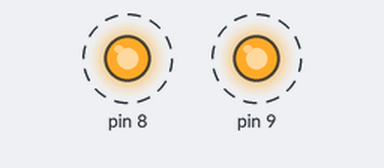
Recording of a sketch running on a simulated Arduino Uno, built with avr-gcc and run on an emulated ATmega328P. Shown: output pins drawn as LEDs (lit = HIGH). Dashed ring = blinking. What the sketch prints to the serial monitor is not drawn.

Above: at 0.09 s.
Timing chart, 0 to 3.0 s (numbered marks = the images above):
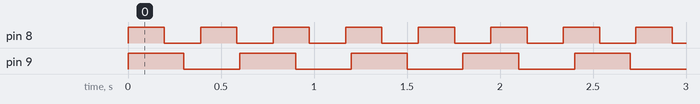

Measured:
- by itself, pin 8: alternates HIGH for 0.20 s and LOW for 0.20 s
- by itself, pin 9: alternates HIGH for 0.30 s and LOW for 0.30 s

The sketch:

blink.ino
```cpp
#include <FreeRTOS.h> //Adds header files for FreeRTOS
#include <task.h>
#include <semphr.h>
#include <queue.h>

void taskBlink1(void *pvParameters);

//function prototype for execution, takes arguments of the pointer pvParameters

void taskBlink2(void *pvParameters);

void taskPrint(void *pvParameters);

void setup() {
  // put your setup code here, to run once:

Serial.begin(9600); //Creates Serial communication

  // In the set up function we can create tasks and start the taask scheduler

  // The xTaskCreate() API is called here with the following 6 parameters/arguements

  //xTaskCreate( TaskFunction_t pvTaskCode, const char* const pcName, uint16_t usStackDepth, void *pvParameters, UBaseType_t uxPriority, TaskHandle_t *pxCreatedTask);

/*
pvTaskCode: It is simply a pointer to the function that implements the task (in effect, just the name of the function).
pcName: A descriptive name for the task. This is not used by FreeRTOS. It is included purely for debugging purposes.
usStackDepth: Each task has its own unique stack that is allocated by the kernel to the task when the task is created.
The value specifies the number of words the stack can hold, not the number of bytes.
For example, if the stack is 32-bits wide and usStackDepth is passed in as 100, then 400 bytes of stack space will be allocated (100 * 4 bytes) in RAM.
For example Arduino Uno has only 2Kbytes of RAM.
pvParameters: Task input parameter (can be NULL).
uxPriority: Priority of the task ( 0 is the lowest priority).
pxCreatedTask: It can be used to pass out a handle to the task being created.
This handle can then be used to reference the task in API calls that, for example, change the task priority or delete the task (can be NULL).
*/

//Example task creation:

xTaskCreate(taskBlink1,"Task1",128,NULL,1,NULL);
xTaskCreate(taskBlink2,"Task2",128,NULL,1,NULL);
xTaskCreate(taskPrint,"Task3",128,NULL,1,NULL);

//After creating the task, start the scheduler in the void setup using the

vTaskStartScheduler(); //API

//Void loop() function will remain empty as we don’t want to run any task manually and infinitely. Because task execution is now handled by Scheduler.

//Now, we have to implement task functions and write the logic that you want to execute inside these functions.
//The function name should be the same as the first argument of xTaskCreate() API

/*The code will need a  delay function to stop a task running, but as RTOS is real time
the Delay() function is not suggested at it stops the CPU.

The suggested kernel API

vTaskDelay(const TickType_t xTicksToDelay);

delays a task for a number of ticks, the constant portTick_PERIOD_MS can be used to calculate real time

e.g vTaskDelay(200/portTick_PERIOD_MS); can be used for a delay of 200ms

*/
}

void loop() {
  // put your main code here, to run repeatedly:
}

void taskBlink1(void *pvParameters)
{
  pinMode(8, OUTPUT);
  while(1)
  {
  digitalWrite(8, HIGH);
  vTaskDelay(200/portTICK_PERIOD_MS);
  digitalWrite(8, LOW);
  vTaskDelay(200/portTICK_PERIOD_MS);
  }
};

void taskBlink2(void *pvParameters)
{
  pinMode(9, OUTPUT);
  while(1)
  {
  digitalWrite(9, HIGH);
  vTaskDelay(300/portTICK_PERIOD_MS);
  digitalWrite(9, LOW);
  vTaskDelay(300/portTICK_PERIOD_MS);
  }
};

void taskPrint(void *pvParameters)
{
  int counter = 0;
  while(1)
  {
counter++;
Serial.println(counter);
vTaskDelay(500/portTICK_PERIOD_MS);
  }
};
```
